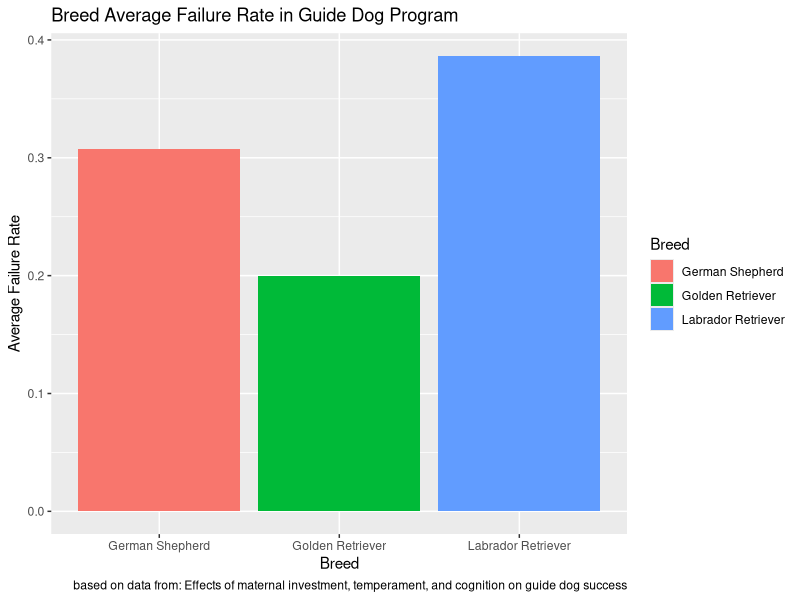
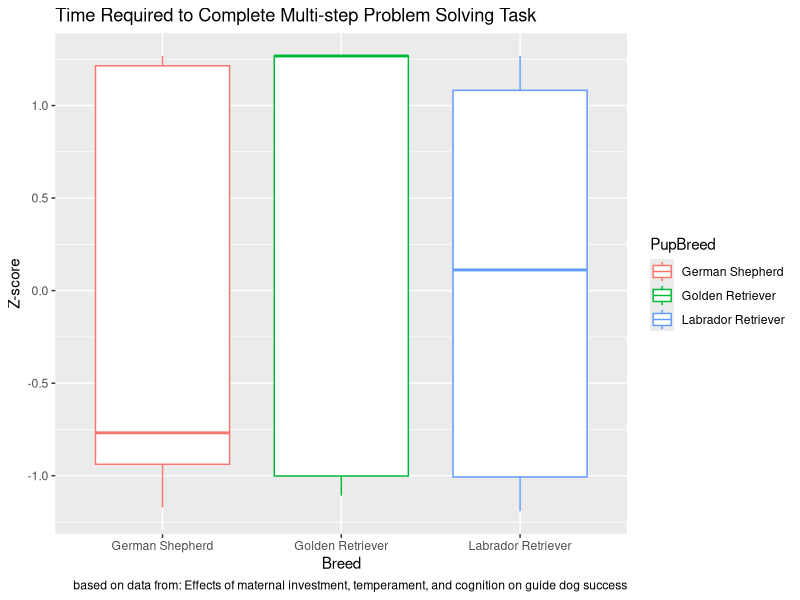
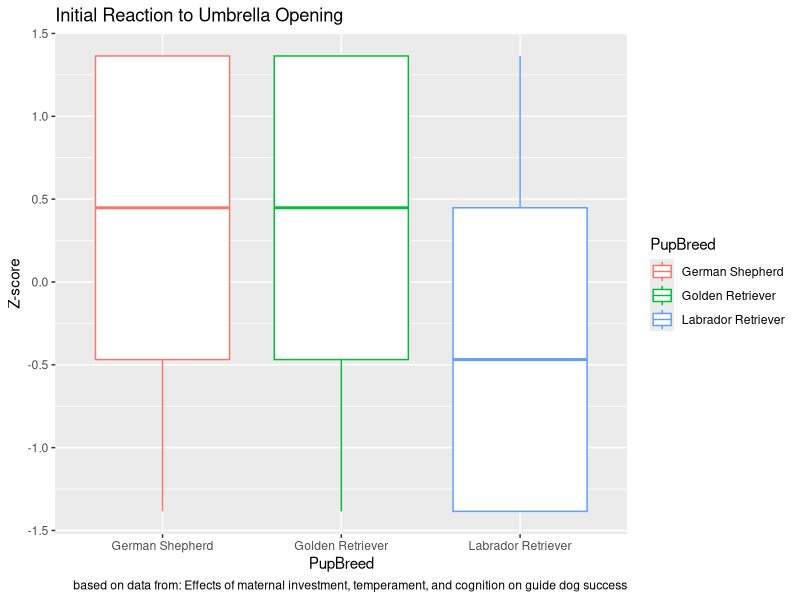
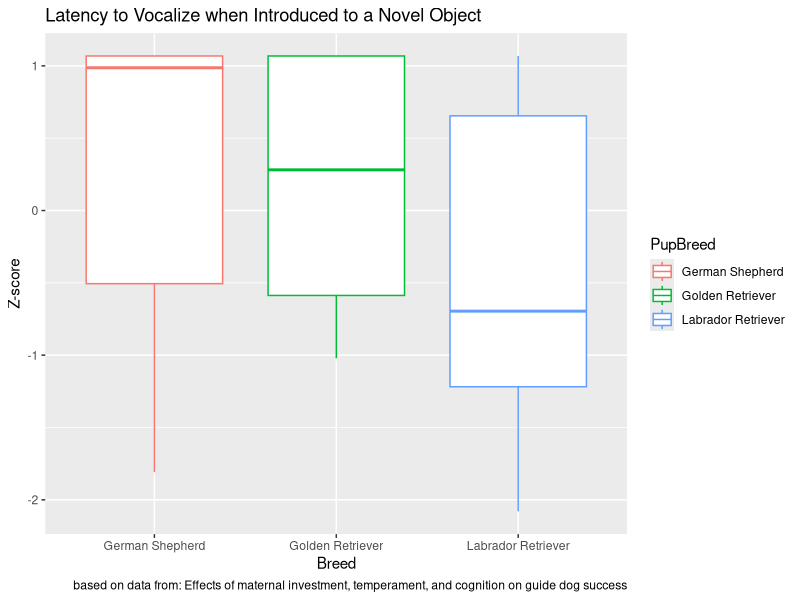

The R source for these figures, in order: (Note: this script raises an error after producing the figures.)
###################################
####### SUBSETTING THE DATA #######
###################################


#Import Puppy Data
guideDogData <- read.csv("puppyData.csv", stringsAsFactors = F)

#Subset Columns with Data we want (puppy number, failure, breed)
guideDogData <- guideDogData[, c(1,2,9)]

#Import Puppy Z Scores Data
puppyZScores <- read.csv("puppyZScores.csv", stringsAsFactors = F)

#Subset Columns with Data we want (z scores for solving, vocalizing, umbrella response)
puppyZScores <- puppyZScores[, c(17,29,30)]

#Merge guideDogData and puppyZScores data frames horizontally
rawPuppyData <- cbind(guideDogData, puppyZScores)

#Remove puppies with missing data
puppyData <- rawPuppyData[complete.cases(rawPuppyData), ]


######################################
####### PERFORMING ANOVA TESTS #######
######################################

#load necessary libraries
library("dplyr")
library("broom")
library("ggplot2")

#Create a function to find average of a variable by breed
avgByBreedFunc <- function(x){
    breedAvg <- aggregate(list (Mean = x), list(Breed = puppyData$PupBreed), mean)
    return ( breedAvg )
}


#Create a function to perform an ANOVA test to find p-value
anovaFunc <- function(y){
    breedA <- aov( y ~ puppyData$PupBreed)
    tidy(breedA)$p.value
}


#Use functions to analyze failure rate for each breed
failureRatesBreed <- avgByBreedFunc(puppyData$Failure)
failureAOVP <- anovaFunc(puppyData$Failure)

#Use functions to analyze average time to complete multi-step problem solving task for each breed
solveTimeBreed <- avgByBreedFunc(puppyData$ZPATorSolve)
solveAOVP <- anovaFunc(puppyData$ZPATorSolve)

#Use functions to analyze average initial reaction to umbrella for each breed
umbReacBreed <- avgByBreedFunc(puppyData$ZPAUmResponse)
umbAOVP <- anovaFunc(puppyData$ZPAUmResponse)

#Use functions to analyze average initial reaction to umbrella for each breed
vocNovBreed <- avgByBreedFunc(puppyData$ZNovLatVoc)
vocAOVP <- anovaFunc(puppyData$ZNovLatVoc)

#Make a table that includes the avg failure rate, and variable z scores for each breed
avgVarBreeds <- cbind(failureRatesBreed, solveTimeBreed, umbReacBreed, vocNovBreed)

#Name "Mean" columns more specifically
names(avgVarBreeds)[2] <- "failure"
names(avgVarBreeds)[4] <- "problemSolveZ"
names(avgVarBreeds)[6] <- "umbReactZ"
names(avgVarBreeds)[8] <- "vocalZ"

#Remove extra "Breed" columns
breedsPerf <- avgVarBreeds[, !duplicated(colnames(avgVarBreeds))]

#Add p-values from Anova Test to table by creating a new row
newrow <- c("P-Value", failureAOVP[1], solveAOVP[1], umbAOVP[1], vocAOVP[1])
breedsPerfandP <- rbind(breedsPerf, newrow)

#####################################
####### CREATE PLOTS BY BREED #######
#####################################

#Create a bar graph showing the average rate of failure for each breed
failureBreedPlot <- ggplot(breedsPerf, aes(x = Breed, y = failure)) + 
geom_bar(aes(fill = Breed), stat = "identity") + labs( y = "Average Failure Rate", title = "Breed Average Failure Rate in Guide Dog Program", caption = "based on data from: Effects of maternal investment, temperament, and cognition on guide dog success")

#Create a box plot showing Z-score of breeds for time to complete multi-step problem solving task
solveBreedPlot <- ggplot(puppyData, aes(x = PupBreed, y = ZPATorSolve, color = PupBreed)) + geom_boxplot() + labs (x = "Breed" , y = "Z-score", title = "Time Required to Complete Multi-step Problem Solving Task", caption = "based on data from: Effects of maternal investment, temperament, and cognition on guide dog success")

#Create a box plot showing Z-score of breeds for vocalizing test
vocBreedPlot <- ggplot(puppyData, aes(x = PupBreed, y = ZNovLatVoc, color = PupBreed)) + geom_boxplot() + labs (x = "Breed" , y = "Z-score", title = "Latency to Vocalize when Introduced to a Novel Object", caption = "based on data from: Effects of maternal investment, temperament, and cognition on guide dog success")

#Create a box plot showing Z-score of breeds for initial reaction to umbrella opening
umbBreedPlot <- ggplot(puppyData, aes(x = PupBreed, y = ZPAUmResponse, color = PupBreed)) + geom_boxplot() + labs (y = "Z-score", title = "Initial Reaction to Umbrella Opening", caption = "based on data from: Effects of maternal investment, temperament, and cognition on guide dog success")

###############################
####### DATA ANALYSIS 2 #######
###############################

##From the P-values in table "breedsPerfandP" we see that there was significant differnces between breeds for umbrella reaction scores and the vocalization test
#A tukey HSD test should be performed for these variables

#Tukey test for umbrella reactions
umbAOV <- aov( data = puppyData, ZPAUmResponse ~ PupBreed)
anova(umbAOV)
umbTky <- as.data.frame(TukeyHSD(umbAOV)$PupBreed)
umbTky$pair <- rownames(umbTky)
#Cre


umbHSD <- TukeyHSD(x=umbAOV, 'puppyData$PupBreed', conf.level =0.95)
tky <- as.data.frame(umbHSD)
plot(umbHSD)

#plot tukey results











#Let's see if there's a relationship between umbrella reaction score and success for the overall population 
umbFailure <- puppyData %>%
    group_by( Failure ) %>%
    summarise (meanUm = mean(ZPAUmResponse))

